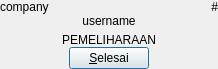
<?xml version="1.0" encoding="UTF-8"?>
<ui version="4.0">
 <class>MaintenanceDialog</class>
 <widget class="QDialog" name="MaintenanceDialog">
  <property name="geometry">
   <rect>
    <x>0</x>
    <y>0</y>
    <width>218</width>
    <height>68</height>
   </rect>
  </property>
  <property name="windowTitle">
   <string/>
  </property>
  <layout class="QVBoxLayout" name="verticalLayout_3">
   <property name="spacing">
    <number>0</number>
   </property>
   <property name="leftMargin">
    <number>0</number>
   </property>
   <property name="topMargin">
    <number>0</number>
   </property>
   <property name="rightMargin">
    <number>0</number>
   </property>
   <property name="bottomMargin">
    <number>0</number>
   </property>
   <item>
    <widget class="QFrame" name="wrapperFrame">
     <property name="frameShape">
      <enum>QFrame::NoFrame</enum>
     </property>
     <property name="frameShadow">
      <enum>QFrame::Plain</enum>
     </property>
     <property name="lineWidth">
      <number>0</number>
     </property>
     <layout class="QVBoxLayout" name="verticalLayout_2">
      <property name="spacing">
       <number>0</number>
      </property>
      <property name="leftMargin">
       <number>0</number>
      </property>
      <property name="topMargin">
       <number>0</number>
      </property>
      <property name="rightMargin">
       <number>0</number>
      </property>
      <property name="bottomMargin">
       <number>0</number>
      </property>
      <item>
       <widget class="QFrame" name="headerFrame">
        <property name="frameShadow">
         <enum>QFrame::Plain</enum>
        </property>
        <property name="lineWidth">
         <number>0</number>
        </property>
        <layout class="QHBoxLayout" name="horizontalLayout_2">
         <property name="spacing">
          <number>0</number>
         </property>
         <property name="leftMargin">
          <number>0</number>
         </property>
         <property name="topMargin">
          <number>0</number>
         </property>
         <property name="rightMargin">
          <number>0</number>
         </property>
         <property name="bottomMargin">
          <number>0</number>
         </property>
         <item>
          <widget class="QLabel" name="companyLabel">
           <property name="text">
            <string>company</string>
           </property>
           <property name="alignment">
            <set>Qt::AlignLeading|Qt::AlignLeft|Qt::AlignVCenter</set>
           </property>
          </widget>
         </item>
         <item>
          <widget class="QLabel" name="clientIdLabel">
           <property name="text">
            <string>#</string>
           </property>
           <property name="alignment">
            <set>Qt::AlignRight|Qt::AlignTrailing|Qt::AlignVCenter</set>
           </property>
          </widget>
         </item>
        </layout>
       </widget>
      </item>
      <item>
       <widget class="QFrame" name="contentFrame">
        <property name="frameShadow">
         <enum>QFrame::Plain</enum>
        </property>
        <property name="lineWidth">
         <number>0</number>
        </property>
        <layout class="QVBoxLayout" name="verticalLayout">
         <property name="spacing">
          <number>5</number>
         </property>
         <property name="leftMargin">
          <number>0</number>
         </property>
         <property name="topMargin">
          <number>0</number>
         </property>
         <property name="rightMargin">
          <number>0</number>
         </property>
         <property name="bottomMargin">
          <number>0</number>
         </property>
         <item>
          <widget class="QLabel" name="usernameLabel">
           <property name="text">
            <string>username</string>
           </property>
           <property name="alignment">
            <set>Qt::AlignCenter</set>
           </property>
          </widget>
         </item>
         <item>
          <widget class="QLabel" name="maintenanceLabel">
           <property name="text">
            <string>PEMELIHARAAN</string>
           </property>
           <property name="alignment">
            <set>Qt::AlignCenter</set>
           </property>
          </widget>
         </item>
        </layout>
       </widget>
      </item>
      <item>
       <widget class="QFrame" name="footerFrame">
        <property name="frameShadow">
         <enum>QFrame::Plain</enum>
        </property>
        <property name="lineWidth">
         <number>0</number>
        </property>
        <layout class="QHBoxLayout" name="horizontalLayout">
         <property name="spacing">
          <number>0</number>
         </property>
         <property name="leftMargin">
          <number>0</number>
         </property>
         <property name="topMargin">
          <number>0</number>
         </property>
         <property name="rightMargin">
          <number>0</number>
         </property>
         <property name="bottomMargin">
          <number>0</number>
         </property>
         <item>
          <spacer name="horizontalSpacer">
           <property name="orientation">
            <enum>Qt::Horizontal</enum>
           </property>
           <property name="sizeHint" stdset="0">
            <size>
             <width>69</width>
             <height>20</height>
            </size>
           </property>
          </spacer>
         </item>
         <item>
          <widget class="QPushButton" name="okButton">
           <property name="text">
            <string>&amp;Selesai</string>
           </property>
           <property name="icon">
            <iconset resource="main.qrc">
             <normaloff>:/fa-sign-out-white.png</normaloff>:/fa-sign-out-white.png</iconset>
           </property>
          </widget>
         </item>
         <item>
          <spacer name="horizontalSpacer_2">
           <property name="orientation">
            <enum>Qt::Horizontal</enum>
           </property>
           <property name="sizeHint" stdset="0">
            <size>
             <width>68</width>
             <height>20</height>
            </size>
           </property>
          </spacer>
         </item>
        </layout>
       </widget>
      </item>
     </layout>
    </widget>
   </item>
  </layout>
 </widget>
 <resources>
  <include location="main.qrc"/>
 </resources>
 <connections/>
</ui>
